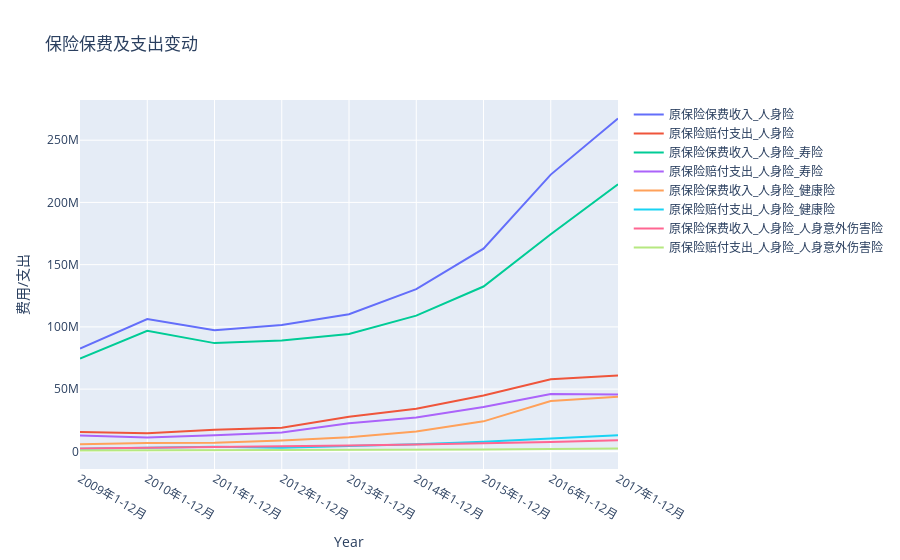

Source (notebook cell):
### Markdown cell above
#### 保险保费及支出变动细分 Line Chart

### Code cell
fig = go.Figure()
fig.add_trace(go.Scatter(x=data[Date_Year].date_time.tolist(),
                y=data[Date_Year].原保险保费收入_人身险.tolist(),
                mode='lines',
                name = '原保险保费收入_人身险'))
fig.add_trace(go.Scatter(x=data[Date_Year].date_time.tolist(),
                y=data[Date_Year].原保险赔付支出_人身险.tolist(),
                mode='lines',
                name = '原保险赔付支出_人身险'))
fig.add_trace(go.Scatter(x=data[Date_Year].date_time.tolist(),
                y=data[Date_Year].原保险保费收入_人身险_寿险.tolist(),
                mode='lines',
                name = '原保险保费收入_人身险_寿险'))

fig.add_trace(go.Scatter(x=data[Date_Year].date_time.tolist(),
                y=data[Date_Year].原保险赔付支出_人身险_寿险.tolist(),
                mode='lines',
                name = '原保险赔付支出_人身险_寿险'))

fig.add_trace(go.Scatter(x=data[Date_Year].date_time.tolist(),
                y=data[Date_Year].原保险保费收入_人身险_健康险.tolist(),
                mode='lines',
                name = '原保险保费收入_人身险_健康险'))
fig.add_trace(go.Scatter(x=data[Date_Year].date_time.tolist(),
                y=data[Date_Year].原保险赔付支出_人身险_健康险.tolist(),
                mode='lines',
                name = '原保险赔付支出_人身险_健康险'))
fig.add_trace(go.Scatter(x=data[Date_Year].date_time.tolist(),
                y=data[Date_Year].原保险保费收入_人身险_人身意外伤害险.tolist(),
                mode='lines',
                name = '原保险保费收入_人身险_人身意外伤害险'))

fig.add_trace(go.Scatter(x=data[Date_Year].date_time.tolist(),

                y=data[Date_Year].原保险赔付支出_人身险_人身意外伤害险.tolist(),
                mode='lines',
                name = '原保险赔付支出_人身险_人身意外伤害险'))

fig.update_layout(title = '保险保费及支出变动细分', xaxis_title='Year',yaxis_title='费用/支出')
fig.show()

### Figure 1 — Plotly figure (JSON) as saved in the notebook; plotly's stock layout.template omitted (floating-point values rounded to 4 significant figures)
{"data": [{"mode": "lines", "name": "原保险保费收入_人身险", "type": "scatter", "x": ["2009年1-12月", "2010年1-12月", "2011年1-12月", "2012年1-12月", "2013年1-12月", "2014年1-12月", "2015年1-12月", "2016年1-12月", "2017年1-12月"], "y": [82614654, 106300000.0, 97210000.0, 101600000.0, 110100000.0, 130300000.0, 162900000.0, 222300000.0, 267500000.0]}, {"mode": "lines", "name": "原保险赔付支出_人身险", "type": "scatter", "x": ["2009年1-12月", "2010年1-12月", "2011年1-12月", "2012年1-12月", "2013年1-12月", "2014年1-12月", "2015年1-12月", "2016年1-12月", "2017年1-12月"], "y": [15496982, 14440000.0, 17420000.0, 19000000.0, 27740000.0, 34280000.0, 44800000.0, 57870000.0, 60930000.0]}, {"mode": "lines", "name": "原保险保费收入_人身险_寿险", "type": "scatter", "x": ["2009年1-12月", "2010年1-12月", "2011年1-12月", "2012年1-12月", "2013年1-12月", "2014年1-12月", "2015年1-12月", "2016年1-12月", "2017年1-12月"], "y": [74574384, 96800000.0, 86960000.0, 89080000.0, 94250000.0, 109000000.0, 132400000.0, 174400000.0, 214600000.0]}, {"mode": "lines", "name": "原保险赔付支出_人身险_寿险", "type": "scatter", "x": ["2009年1-12月", "2010年1-12月", "2011年1-12月", "2012年1-12月", "2013年1-12月", "2014年1-12月", "2015年1-12月", "2016年1-12月", "2017年1-12月"], "y": [12687425, 11090000.0, 13010000.0, 15050000.0, 22530000.0, 27280000.0, 35650000.0, 46030000.0, 45750000.0]}, {"mode": "lines", "name": "原保险保费收入_人身险_健康险", "type": "scatter", "x": ["2009年1-12月", "2010年1-12月", "2011年1-12月", "2012年1-12月", "2013年1-12月", "2014年1-12月", "2015年1-12月", "2016年1-12月", "2017年1-12月"], "y": [5740000.0, 6775000.0, 6917000.0, 8628000.0, 11230000.0, 15870000.0, 24100000.0, 40420000.0, 43890000.0]}, {"mode": "lines", "name": "原保险赔付支出_人身险_健康险", "type": "scatter", "x": ["2009年1-12月", "2010年1-12月", "2011年1-12月", "2012年1-12月", "2013年1-12月", "2014年1-12月", "2015年1-12月", "2016年1-12月", "2017年1-12月"], "y": [2170000.0, 2640000.0, 3597000.0, 2982000.0, 4111000.0, 5712000.0, 7630000.0, 10010000.0, 12950000.0]}, {"mode": "lines", "name": "原保险保费收入_人身险_人身意外伤害险", "type": "scatter", "x": ["2009年1-12月", "2010年1-12月", "2011年1-12月", "2012年1-12月", "2013年1-12月", "2014年1-12月", "2015年1-12月", "2016年1-12月", "2017年1-12月"], "y": [2300494, 2754000.0, 3341000.0, 3862000.0, 4613000.0, 5426000.0, 6356000.0, 7499000.0, 9013000.0]}, {"mode": "lines", "name": "原保险赔付支出_人身险_人身意外伤害险", "type": "scatter", "x": ["2009年1-12月", "2010年1-12月", "2011年1-12月", "2012年1-12月", "2013年1-12月", "2014年1-12月", "2015年1-12月", "2016年1-12月", "2017年1-12月"], "y": [639200.0, 713900.0, 818400.0, 968000.0, 1095000.0, 1284000.0, 1518000.0, 1830000.0, 2237000.0]}], "layout": {"title": {"text": "保险保费及支出变动"}, "xaxis": {"title": {"text": "Year"}}, "yaxis": {"title": {"text": "费用/支出"}}}}
